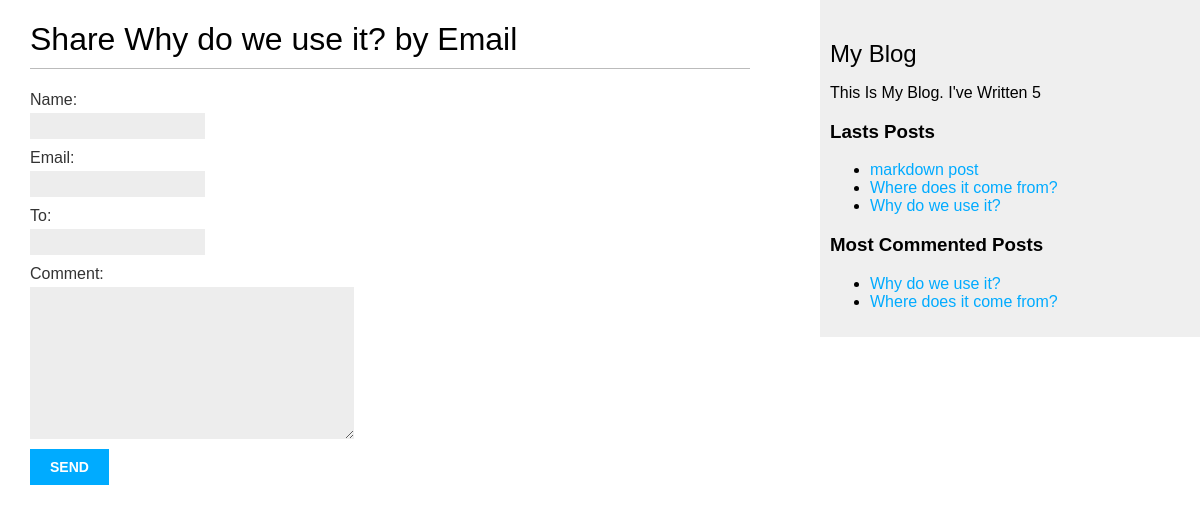
/blog/3/share/, run on the app's committed database.
### blog/models.py (models this page shows, shortened)
class Post(models.Model):
    class Status(models.TextChoices):
        DRAFT = 'DR' , 'Draft'
        PUBLISHED = 'PB' , 'Published'
    title = models.CharField(max_length=250)
    slug = models.SlugField(max_length=250,unique_for_date='publish')
    body = models.TextField()
    publish = models.DateTimeField(default=timezone.now)
    created = models.DateTimeField(auto_now_add=True)
    updated = models.DateTimeField(auto_now=True)
    status = models.CharField(max_length=2,choices=Status.choices,default=Status.DRAFT)
    author = models.ForeignKey(User,on_delete=models.CASCADE,related_name='blog_posts')
    tags = TaggableManager()
    class Meta:
        ordering = ['-publish']
        indexes = [
            models.Index(fields=['-publish']),
        ]
    def get_absolute_url(self):
        return reverse("blog:post_detail", args=[
            self.publish.year,
            self.publish.month,
            self.publish.day,
            self.slug,
        ])

### blog/views.py (the view)
# urls.py: path('<int:post_id>/share/',views.post_share,name='post_share'),
def post_share(request,post_id):
    post = get_object_or_404(Post,id=post_id,status=Post.Status.PUBLISHED)
    sent = False
    if request.method == 'POST':
        form = EmailPostForm(request.POST)
        if form.is_valid():
            cd = form.cleaned_data
            post_url = request.build_absolute_uri(post.get_absolute_url())
            subject = f"{cd['name']} recommendes you red {post.title}"
            message = f"read {post.title} at {post_url} \n {cd['name']}\'s comments : {cd['comment']}"
            send_mail(subject,message,'ammarbaha4@gmail.com',[cd['to']])
            sent = True
    else:
        form = EmailPostForm()
    return render(request,'blog/post/share.html',{'post':post,'form':form,'sent':sent})

### blog/forms.py
class EmailPostForm(forms.Form):
    name = forms.CharField(max_length=25)
    email = forms.EmailField()
    to = forms.EmailField()
    comment = forms.CharField(required=False,widget=forms.Textarea)

### blog/templatetags/blog_tags.py (called while the page is built)
@register.simple_tag
def total_posts():
    return Post.objects.count()

@register.inclusion_tag('blog/post/lastes_posts.html')
def show_lastes_posts(count=5):
    lastes_posts = Post.objects.order_by('-publish')[:count]
    return {'lastes_posts':lastes_posts}

@register.simple_tag
def get_most_commented_posts(count=5):
    return Post.objects.annotate(total_comments=Count('comments')).order_by('-total_comments')[:count]

### blog/templates/blog/post/share.html (shortened to what this page needs)
{% extends 'blog/base.html' %}
{% block content %}
  {% if sent %}
     <h1>E-mail Successfuly Sent</h1>
     <p> "{{post.title}}" was Successfuly sent to {{form.cleaned_data.to}}.</p>
  {% else %}
  <h1>Share {{post.title}} by Email</h1>
  <form method="POST">
    {{form.as_p}}
    <input value="send" type="submit">
  </form>
  {% endif %}
{% endblock %}

### blog/templates/blog/base.html (shortened to what this page needs)
{% load static %}
{% load blog_tags %}
<!DOCTYPE html>
<html lang="en">
<head>
    <link rel="stylesheet" href="{% static 'css/blog.css' %}">
</head>
<body>
    <div id="content">
        {% block content %}{% endblock %}
    </div>
    <div id="sidebar">
        <h2>My Blog</h2>
        <p>
            This Is My Blog.
            I've Written {% total_posts %}
        </p>
        <h3>Lasts Posts</h3>
         {% show_lastes_posts 3 %}
         {% get_most_commented_posts 2 as most_commented_posts %}
         <h3>Most Commented Posts</h3>
         <ul>
            {% for post in most_commented_posts %}
              <li>
                <a href="{{post.get_absolute_url}}">{{post.title}}</a>
              </li>
            {% endfor %}
         </ul>
    </div>
</body>
</html>

### blog/templates/blog/post/lastes_posts.html
<ul>
    {% for post in lastes_posts %}
        <li><a href="{{post.get_absolute_url}}">{{post.title}}</a></li>
    {% endfor %}
</ul>

### blog/static/css/blog.css (style rules this page uses)
body { margin:0; padding:0; font-family:helvetica, sans-serif; }
a { color:#00abff; text-decoration:none; }
h1 { font-weight:normal; border-bottom:1px solid #bbb; padding:0 0 10px 0; }
h2 { font-weight:normal; margin:30px 0 0; }
#content { float:left; width:60%; padding:0 0 0 30px; }
#sidebar { float:right; width:30%; padding:10px; background:#efefef; height:100%; }
label { float:left; clear:both; color:#333; margin-bottom:4px; }
input, textarea { clear:both; float:left; margin:0 0 10px; background:#ededed; border:0; padding:6px 10px; font-size:12px; }
input[type=submit] { font-weight:bold; background:#00abff; color:#fff; padding:10px 20px; font-size:14px; text-transform:uppercase; }

### data on the page
Post: title "Why do we use it?"
Post: title "markdown post"
Post: title "Where does it come from?"
